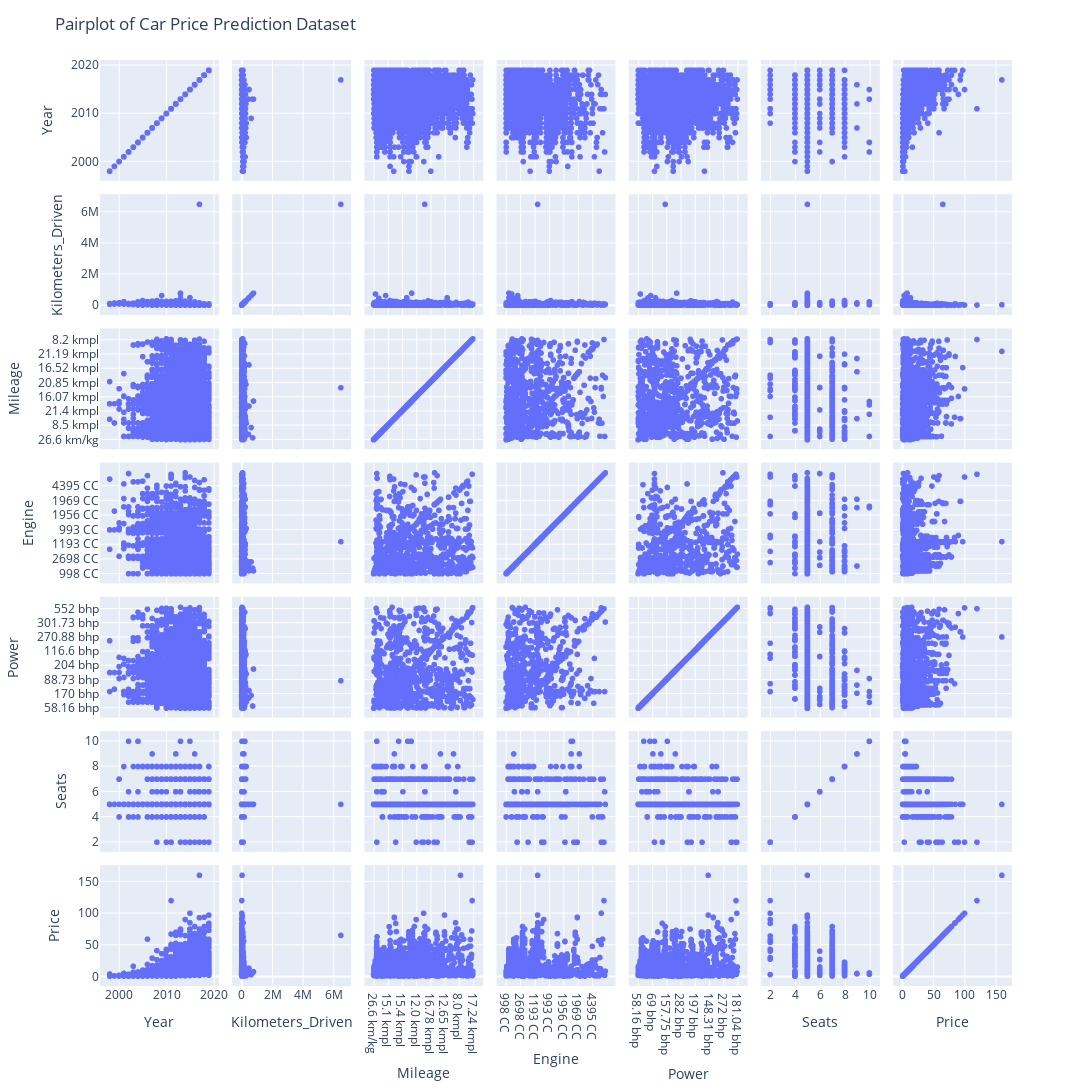

Notebook source saved alongside this figure:
### Code cell
# Scatter Matrix
fig = px.scatter_matrix(df, dimensions=['Year', 'Kilometers_Driven', 'Mileage', 'Engine', 'Power', 'Seats', 'Price'])
fig.update_layout(width=1500, height=1200, showlegend=False, title_text="Pairplot of Car Price Prediction Dataset")
fig.show()

### Figure 1 — Plotly figure (JSON) as saved in the notebook; plotly's stock layout.template omitted (floating-point values rounded to 4 significant figures; data arrays with more than 128 entries replaced by an {"elided": "..."} marker saying what was removed)
{"data": [{"dimensions": [{"axis": {"matches": true}, "label": "Year", "values": {"elided": "6019 int values"}}, {"axis": {"matches": true}, "label": "Kilometers_Driven", "values": {"elided": "6019 int values"}}, {"axis": {"matches": true}, "label": "Mileage", "values": {"elided": "6019 str values"}}, {"axis": {"matches": true}, "label": "Engine", "values": {"elided": "6019 str values"}}, {"axis": {"matches": true}, "label": "Power", "values": {"elided": "6019 str values"}}, {"axis": {"matches": true}, "label": "Seats", "values": {"elided": "6019 int values"}}, {"axis": {"matches": true}, "label": "Price", "values": {"elided": "6019 float values"}}], "hovertemplate": "%{xaxis.title.text}=%{x}<br>%{yaxis.title.text}=%{y}<extra></extra>", "legendgroup": "", "marker": {"color": "#636efa", "symbol": "circle"}, "name": "", "showlegend": false, "type": "splom"}], "layout": {"dragmode": "select", "height": 1200, "legend": {"tracegroupgap": 0}, "margin": {"t": 60}, "showlegend": false, "title": {"text": "Pairplot of Car Price Prediction Dataset"}, "width": 1500}}
